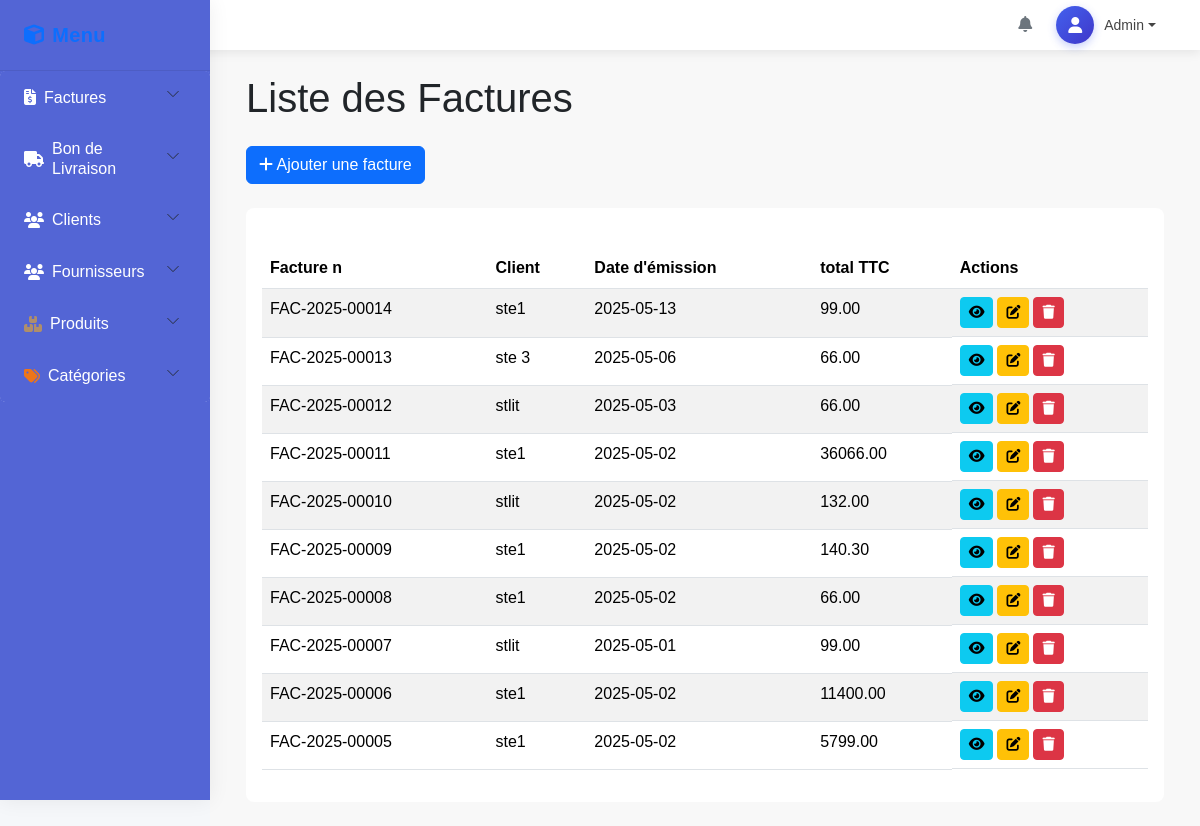
The page /factures on the database as committed earlier.
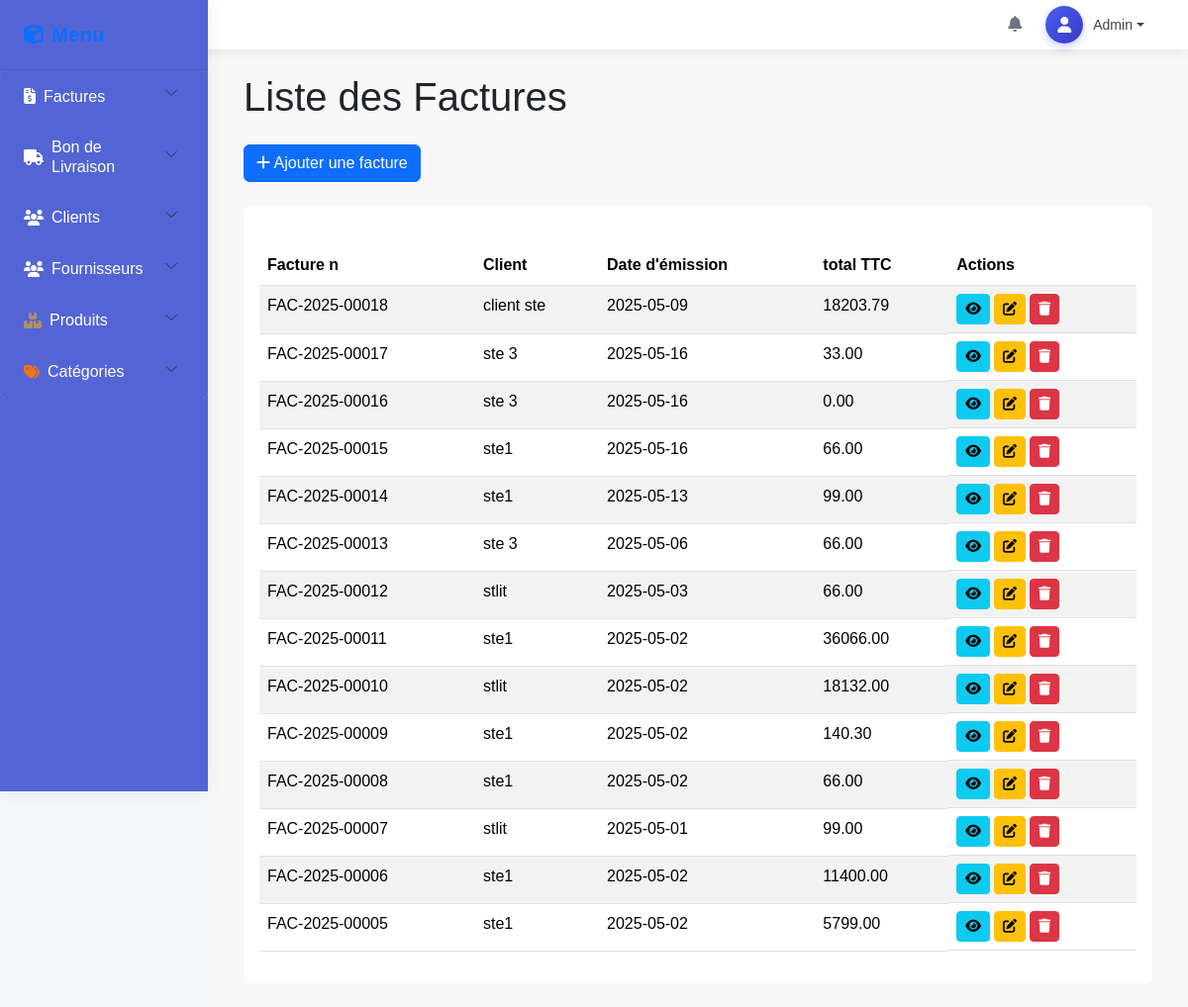
The same page on the database as committed later.
### tables this page shows
CREATE TABLE `factures` (
  `id` int(11) NOT NULL,
  `client_id` int(11) NOT NULL,
  `date_emission` date NOT NULL,
  `num_facture` varchar(20) DEFAULT NULL,
  `total_ht` decimal(10,2) DEFAULT NULL,
  `total_ttc` decimal(10,2) DEFAULT NULL,
  `modes_pay` varchar(100) DEFAULT NULL,
  `created_at` timestamp NOT NULL DEFAULT current_timestamp(),
  `updated_at` timestamp NULL DEFAULT NULL ON UPDATE current_timestamp()
);

CREATE TABLE `clients` (
  `id` int(11) NOT NULL,
  `nom_ste` varchar(255) NOT NULL,
  `ice` int(11) NOT NULL,
  `idf` int(11) DEFAULT NULL,
  `adresse` varchar(255) DEFAULT NULL,
  `email` varchar(255) DEFAULT NULL,
  `telephone` varchar(15) NOT NULL
);

### app/controllers/FactureController.php (called while the page is built, shortened)
<?php
require_once MODEL_PATH . '/FactureModel.php';
class FactureController
{
    private $factureModel;
    public function __construct($db)
    {
        $this->factureModel = new FactureModel($db);
    }
    public function index()
    {
        $factures = $this->factureModel->getFactures();
        include VIEW_PATH . '/layouts/main.php';
    }
}

### app/models/FactureModel.php (called while the page is built, shortened)
<?php
class FactureModel {
    public $db;
    public function __construct($dbConnection) {
        $this->db = $dbConnection;
    }
    public function getFactures() {
        try {
            $query = "SELECT f.id, f.num_facture, f.date_emission, f.total_ht, f.total_ttc, c.nom_ste FROM factures f INNER JOIN clients c ON f.client_id = c.id ORDER BY f.created_at DESC";
            $stmt = $this->db->prepare($query);
            $stmt->execute();
            return $stmt->fetchAll(PDO::FETCH_ASSOC);
        } catch (PDOException $e) {
            error_log("Database error: " . $e->getMessage());
            return [];
        }
    }
}

### app/views/pages/factures/index.php (the view, shortened to what this page needs)
<div class="container">
    <h1>Liste des Factures</h1>
    <div class="my-4">
        <a href="/stage/factures/add" class="btn btn-primary">
            <i class="fas fa-plus"></i> Ajouter une facture
        </a>
    </div>
    <div class="bg-white p-3 rounded-3">
    <table class="table table-striped mt-4" id="facturesTable">
        <thead>
            <tr>
                <th>Facture n</th>
                <th>Client</th>
                <th>Date d'émission</th>
                <th>total TTC</th>
                <th>Actions</th>
            </tr>
        </thead>
        <tbody>
                <?php foreach ($factures as $facture): ?>
                    <tr>
                        <td><?= htmlspecialchars($facture['num_facture']) ?></td>
                        <td><?= htmlspecialchars($facture['nom_ste']) ?></td>
                        <td><?= htmlspecialchars($facture['date_emission']) ?></td>
                        <td><?= htmlspecialchars($facture['total_ttc']) ?></td>
                        <td class="d-flex">
                            <a href="/stage/factures/show?id=<?= $facture['id'] ?>" class="btn btn-info btn-sm me-1"
                                title="Détails">
                                <i class="fas fa-eye"></i>
                            </a>
                            <a href="/stage/factures/edit?id=<?= $facture['id'] ?>" class="btn btn-warning btn-sm me-1"
                                title="Modifier">
                                <i class="fas fa-edit"></i>
                            </a>
                            <form method="post" action="/stage/facture/delete" class="d-inline"
                                onsubmit="return confirm('Êtes-vous sûr de vouloir supprimer cette facture?');">
                                <button type="submit" class="btn btn-danger btn-sm" title="Supprimer">
                                    <i class="fas fa-trash"></i>
                                </button>
                            </form>
                        </td>
                    </tr>
                <?php endforeach; ?>
        </tbody>
    </table></div>
</div>

### public/index.php (shortened to what this page needs)
<?php
require_once MODEL_PATH . '/FactureModel.php';
require_once CONTROLLER_PATH . '/FactureController.php';
$db = databaseConnection();
$request_uri = $_SERVER['REQUEST_URI'];
$method = $_SERVER['REQUEST_METHOD'];
$request_uri = preg_replace('/\/stage/', '', $request_uri, 1);
$uri_parts = parse_url($request_uri);
$path = $uri_parts['path'];
$route_key = "$method $path";
if (isset($routes[$route_key])) {
    list($controller, $action) = explode('@', $routes[$route_key]);
    (new $controller($db))->$action();
    exit;
}

### app/views/layouts/main.php (shortened to what this page needs)
<!DOCTYPE html>
<html lang="fr">
<head>
    <link href="/stage/public/assets/css/bootstrap.min.css" rel="stylesheet">
    <link href="/stage/public/assets/css/all.min.css" rel="stylesheet">
    <link href="/stage/public/assets/datatables/datatables.min.css" rel="stylesheet">
    <link href="/stage/public/assets/datatables/dataTables.bootstrap5.min.css" rel="stylesheet">
    <link href="/stage/public/assets/css/app.css" rel="stylesheet">
</head>
<body>
    <?php include __DIR__ . '/sidebar.php'; ?>
    <?php include __DIR__ . '/navbar.php'; ?>
    <div class="main-content">
        <div class="container-fluid" style="overflow-x: auto;">
            <?php include VIEW_PATH . '/' . $content_view . '.php'; ?>
        </div>
    </div>
</body>
</html>

### app/views/layouts/sidebar.php (shortened to what this page needs)
<div class="sidebar d-none d-md-block">
    <div class="sidebar-header p-3">
        <h5 class="mb-0 text-primary"><i class="fas fa-cube me-2"></i>Menu</h5>
    </div>
    <div class="sidebar-menu">
        <div class="accordion" id="sidebarMenu">
            <div class="accordion-item border-0">
                <h2 class="accordion-header">
                    <button class="accordion-button collapsed" type="button" data-bs-toggle="collapse"
                        data-bs-target="#factures">
                        <i class="fas fa-file-invoice-dollar me-2"></i>Factures
                    </button>
                </h2>
            </div>
            <div class="accordion-item border-0">
                <h2 class="accordion-header">
                    <button class="accordion-button collapsed" type="button" data-bs-toggle="collapse"
                        data-bs-target="#bonl">
                        <i class="fas fa-truck me-2"></i> Bon de Livraison
                    </button>
                </h2>
            </div>
            <div class="accordion-item border-0">
                <h2 class="accordion-header">
                    <button class="accordion-button collapsed" type="button" data-bs-toggle="collapse"
                        data-bs-target="#clients">
                        <i class="fas fa-users me-2" style='color: rgb(255, 255, 255);'></i>Clients
                    </button>
                </h2>
            </div>
            <div class="accordion-item border-0">
                <h2 class="accordion-header">
                    <button class="accordion-button collapsed" type="button" data-bs-toggle="collapse"
                        data-bs-target="#fournisseurs">
                        <i class="fas fa-users me-2" style='color: rgb(255, 255, 255);'></i>Fournisseurs
                    </button>
                </h2>
            </div>
            <div class="accordion-item border-0">
                <h2 class="accordion-header">
                    <button class="accordion-button collapsed" type="button" data-bs-toggle="collapse"
                        data-bs-target="#products">
                        <i class="fas fa-boxes me-2" style='color: rgb(175, 142, 107);'></i>Produits
                    </button>
                </h2>
            </div>
            <div class="accordion-item border-0">
                <h2 class="accordion-header">
                    <button class="accordion-button collapsed" type="button" data-bs-toggle="collapse"
                        data-bs-target="#categories">
                        <i class="fas fa-tags me-2" style='color: rgb(237, 117, 25);'></i>Catégories
                    </button>
                </h2>
            </div>
        </div>
    </div>
</div>

### app/views/layouts/navbar.php (shortened to what this page needs)
<nav class="navbar navbar-expand">
    <div class="container-fluid">
        <span class="navbar-brand">Dashboard</span>
        <div class="d-flex align-items-center">
            <a href="#" class="notification-badge me-3 text-secondary">
                <i class="fas fa-bell"></i>
            </a>
            <div class="dropdown">
                <a href="#" class="dropdown-toggle d-flex align-items-center text-decoration-none" data-bs-toggle="dropdown">
                    <div class="user-avatar">
                        <i class="fas fa-user"></i>
                    </div>
                    <span>Admin</span>
                </a>
            </div>
        </div>
    </div>
</nav>

### public/assets/css/app.css (style rules this page uses)
:root { --primary-color: #4361ee; --secondary-color: #3f37c9; --light-color: #f8f9fa; --dark-color: #212529; --sidebar-width: 210px; --sidebar-bg: #5365d5; --sidebar-hover: #f3f5ff; --border-radius: 8px; --transition-speed: 0.3s; }
body { font-family: 'Poppins', Arial, sans-serif; background-color: #f5f7fa; overflow-x: hidden; }
.navbar { background-color: #ffffff; box-shadow: 0 3px 10px rgba(0,0,0,0.08); height: 50px; padding: 0 1.5rem; transition: all 0.3s ease; }
.navbar-brand { font-weight: 600; font-size: 14px; color: #333; letter-spacing: 0.3px; position: relative; padding-left: 28px; }
.navbar-brand:before { content: ''; position: absolute; left: 0; top: 50%; transform: translateY(-50%); width: 18px; height: 18px; background-color: #4361ee; border-radius: 4px; }
.navbar .dropdown-toggle { color: #444; font-weight: 500; transition: all 0.2s; padding: 0.5rem; border-radius: 8px; }
.navbar .user-avatar { display: flex; align-items: center; justify-content: center; width: 38px; height: 38px; background: linear-gradient(135deg, #4361ee, #3f37c9); border-radius: 50%; color: white; font-size: 16px; box-shadow: 0 3px 8px rgba(67, 97, 238, 0.3); transition: all 0.3s; }
.navbar .dropdown-toggle span { margin-left: 10px; font-size: 14px; }
.sidebar { width: var(--sidebar-width); height: 100vh; background: var(--sidebar-bg); position: fixed; left: 0; top: 0; box-shadow: 0 0 20px rgba(0,0,0,0.07); z-index: 1001; overflow-y: auto; transition: transform var(--transition-speed); }
.sidebar-menu button { background-color: var(--sidebar-bg); color: white; }
.sidebar-header { border-bottom: 1px solid rgba(0,0,0,0.08); padding: 1.45rem 1.5rem !important; }
.sidebar-header h5 { font-weight: 600; letter-spacing: 0.3px; }
.accordion-button { padding: 1rem 1.5rem; font-weight: 500; border: none; background: transparent; transition: all var(--transition-speed); }
.accordion-button::after { background-size: 14px; transition: transform 0.25s ease; }
.main-content { margin-left: var(--sidebar-width); min-height: calc(100vh - 70px); transition: margin-left var(--transition-speed); background-color: #f8f8f8; }
.main-content .container-fluid { padding: 1.5rem; }

Rows that differ between the two databases and show on the page:
added factures: num_facture "FAC-2025-00018", client.nom_ste "client ste", date_emission "2025-05-09", total_ttc "18203.79"
added factures: num_facture "FAC-2025-00017", client.nom_ste "ste 3", date_emission "2025-05-16", total_ttc "33.00"
added factures: num_facture "FAC-2025-00016", client.nom_ste "ste 3", date_emission "2025-05-16", total_ttc "0.00"
added factures: num_facture "FAC-2025-00015", client.nom_ste "ste1", date_emission "2025-05-16", total_ttc "66.00"
changed factures "FAC-2025-00010": total_ttc "132.00" → "18132.00"
